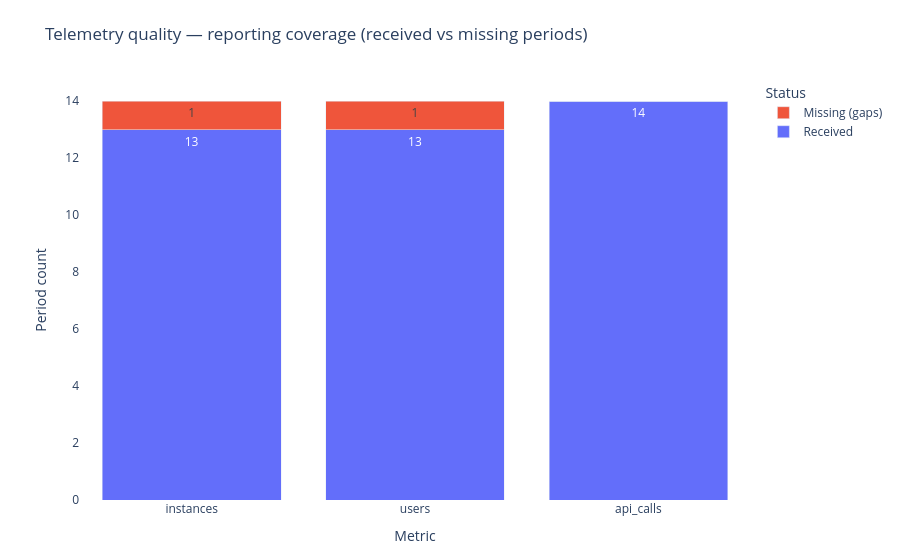

Notebook cell for this chart:
### Markdown cell above
### Chart Guide

**Purpose:** Validates data completeness before using telemetry for billing or capacity
decisions. Missing periods mean gaps in the metering record.

**Chart Attributes**

| | |
|---|---|
| **Chart type** | Stacked bar chart |
| **X axis** | Metric |
| **Y axis** | Period count |
| **Blue segment** | Periods received (contain metering events) |
| **Red segment** | Periods missing (expected but absent) |

**Insights:** A large red segment means significant reporting gaps — investigate
whether the metering agent was down or the service genuinely had no activity.
100% blue across all metrics means the data is complete and trustworthy.

### Code cell
if fig_46a is not None:
    fig_46a.show()

### Figure 1 — Plotly figure (JSON) as saved in the notebook; plotly's stock layout.template omitted (floating-point values rounded to 4 significant figures)
{"data": [{"marker": {"color": "#636EFA"}, "name": "Received", "text": [13.0, 13.0, 14.0], "textposition": "inside", "type": "bar", "x": ["instances", "users", "api_calls"], "y": [13, 13, 14]}, {"marker": {"color": "#EF553B"}, "name": "Missing (gaps)", "text": [1.0, 1.0, 0.0], "textposition": "inside", "type": "bar", "x": ["instances", "users", "api_calls"], "y": [1, 1, 0]}], "layout": {"barmode": "stack", "legend": {"title": {"text": "Status"}}, "margin": {"b": 60, "t": 80}, "plot_bgcolor": "white", "title": {"text": "Telemetry quality — reporting coverage (received vs missing periods)"}, "xaxis": {"title": {"text": "Metric"}}, "yaxis": {"title": {"text": "Period count"}}}}
